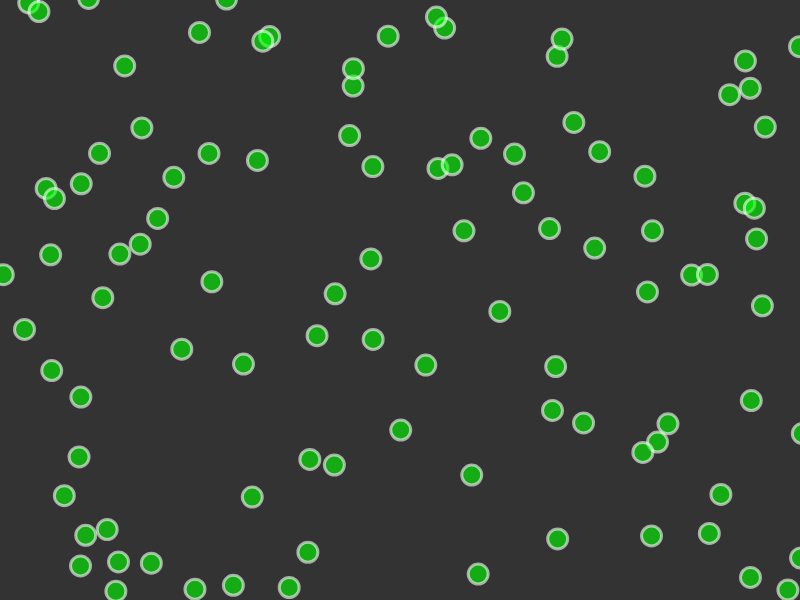
Frame 1 (no input)
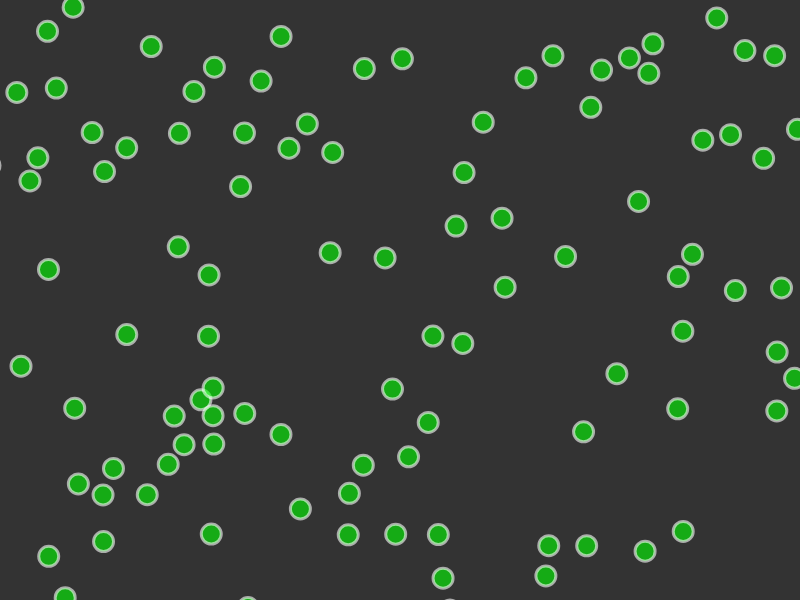
Frame 60 (no input)
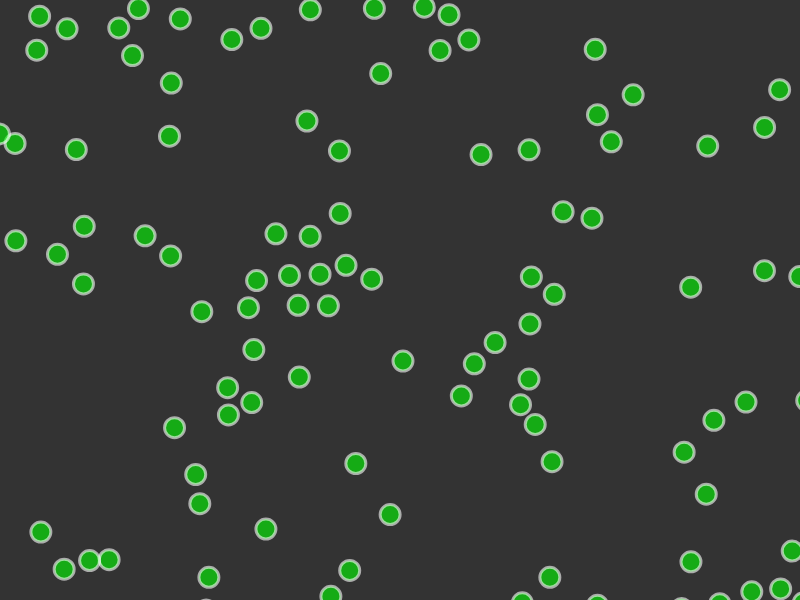
Frame 120 (the mouse pressed at the canvas centre since frame 60)

The p5.js sketch that drew these frames (run headless with seeded random() and noise() and a simulated clock; from frame 60 on, the mouse is pressed at the canvas centre):

// p5.js sketch
// ── sketch.js
var agents = [];
var numPrey = 100;
var numPred = 0;

function setup() {
  createCanvas(800, 600);
  for (var i = 0; i < numPrey; i++) {
    agents[i] = new Agent('prey');
  }
  for (var i = numPrey; i < numPrey + numPred; i++) {
    agents[i] = new Agent('predator');
  }
}

function draw() {
  background(51);
  for (var i = agents.length - 1; i >= 0; i--) {
      agents[i].steer(agents);
      agents[i].update();
      if (agents[i].type == 'predator') {
        for (var j = agents.length - 1; j >= 0; j--) {
          if (agents[j].type == 'prey' && agents[i].collides(agents[j])) {
            agents.splice(j, 1);
            i--;
          }
        }
      }
      agents[i].show();
    }
}
// ── agent.js
function Agent(type) {
  this.pos = createVector(random(width), random(height));
  this.vel = createVector(random(0.3, 0.7), -random(0.3, 0.7));
  this.acc = createVector(0, 0);
  this.r = 10;
  this.type = type;

  switch (type) {
    case 'predator':
      this.maxspeed = 2.5;
      this.maxforce = 0.05;
      this.color = color(255, 0, 0, 150);
      break;

    case 'prey':
      this.maxspeed = 3;
      this.maxforce = 0.02;
      this.color = color(0, 255, 0, 150);
      break;

    default:
      console.log('unknown type');
      this.maxspeed = 0;
      this.maxforce = 0;
      this.color = color(255);
      break;
  }
  this.vel.setMag(this.maxspeed);
  this.desiredVel = this.vel.copy();

  this.show = function() {
    stroke(255, 150);
    strokeWeight(3);
    fill(this.color);
    ellipse(this.pos.x, this.pos.y, 2 * this.r, 2 * this.r);
  }

  this.update = function() {
    this.vel.add(this.acc);
    this.vel.limit(this.maxspeed);
    this.pos.add(this.vel);
    this.continueBounds();
    this.acc.mult(0);
  }

  this.steer = function(others) {
    if (this.type == 'predator') {
      var seek = this.seek(others);
      var avoid = this.avoid(others);
      var avoidWall = this.avoidWall();

      seek.mult(2);
      avoid.mult(1);
      avoidWall.mult(1);

      this.applyForce(seek);
      this.applyForce(avoid);
      this.applyForce(avoidWall);
    } else {
      // var flee = this.flee(others);
      var avoid = this.avoid(others);
      var migrate = this.migrate();
      // var avoidWall = this.avoidWall();

      // flee.mult(1.3);
      avoid.mult(2.5);
      migrate.mult(1);
      // avoidWall.mult(2);

      // this.applyForce(flee);
      this.applyForce(avoid);
      this.applyForce(migrate);
      // this.applyForce(avoidWall);
    }
  }

  this.flee = function(others) {
    var steer = createVector(0, 0);
    var count = 0;

    for (var i = 0; i < others.length; i++) {
      if (others[i].type == 'predator') {
        var diff = p5.Vector.sub(others[i].pos, this.pos);
        var d = diff.mag();
        diff.normalize();
        diff.div(d);
        steer.add(diff);
        count++;
      }
    }

    if (count > 0) {
      steer.div(count);
    }

    if (steer.mag() > 0) {
      steer.normalize();
      steer.mult(this.maxspeed);
      steer.sub(this.vel);
      steer.limit(this.maxforce);
      steer.mult(-1);
    }
    return steer;
  }
  
  this.migrate = function() {
    var steer = p5.Vector.sub(this.desiredVel, this.vel);
    steer.limit(this.maxforce);
    return steer;
  }

  this.seek = function(others) {
    var nearest = others[0];
    var minDist = p5.Vector.dist(nearest.pos, this.pos);
    for (var i = 0; i < others.length; i++) {
      var d = p5.Vector.dist(others[i].pos, this.pos);
      if (d > 0 && d < minDist && others[i].type == 'prey') {
        nearest = others[i];
        minDist = d;
      }
    }
    var desired = p5.Vector.sub(nearest.pos, this.pos);
    desired.normalize();
    desired.mult(this.maxspeed);
    var steer = p5.Vector.sub(desired, this.vel);
    steer.limit(this.maxforce);
    return steer;
  }

  this.avoid = function(others) {
    var desiredDistance = 28;
    var steer = createVector(0, 0);
    var count = 0;

    for (var i = 0; i < others.length; i++) {
      var d = p5.Vector.dist(others[i].pos, this.pos);
      if (d > 0 && d < desiredDistance && others[i].type == this.type) {
        var diff = p5.Vector.sub(this.pos, others[i].pos);
        diff.normalize();
        diff.div(d);
        steer.add(diff);
        count++;
      }
    }

    if (count > 0) {
      steer.div(count);
    }

    if (steer.mag() > 0) {
      steer.normalize();
      steer.mult(this.maxspeed);
      steer.sub(this.velocity);
      steer.limit(this.maxforce);
    }
    return steer;
  }

  this.avoidWall = function() {
    var desiredDistance = 60;
    var steer = createVector(0, 0);

    if (this.pos.x < desiredDistance) {
      steer.add(createVector(1, 0));
    } else if (this.pos.x > width - desiredDistance) {
      steer.add(createVector(-1, 0));
    }
    if (this.pos.y < desiredDistance) {
      steer.add(createVector(0, 1));
    } else if (this.pos.y > height - desiredDistance) {
      steer.add(createVector(0, -1));
    }

    if (steer.mag() > 0) {
      steer.normalize();
      steer.mult(this.maxspeed);
      steer.sub(this.vel);
      steer.limit(this.maxforce);
    }
    return steer;
  }

  this.collides = function(other) {
    var d = p5.Vector.dist(other.pos, this.pos);
    if (d < other.r + this.r) {
      return true;
    } else {
      return false;
    }
  }

  this.applyForce = function(force) {
    this.acc.add(force);
  }

  this.stopBounds = function() {
    if (this.pos.x < this.r) {
      this.pos.x = this.r;
    } else if (this.pos.x > width - this.r) {
      this.pos.x = width - this.r;
    }
    if (this.pos.y < this.r) {
      this.pos.y = this.r;
    } else if (this.pos.y > height - this.r) {
      this.pos.y = height - this.r;
    }
  }

  this.continueBounds = function() {
    if (this.pos.x < -this.r) {
      this.pos.x = width + this.r;
    } else if (this.pos.x > width + this.r) {
      this.pos.x = -this.r;
    }
    if (this.pos.y < -this.r) {
      this.pos.y = height + this.r;
    } else if (this.pos.y > height + this.r) {
      this.pos.y = -this.r;
    }
  }
}
